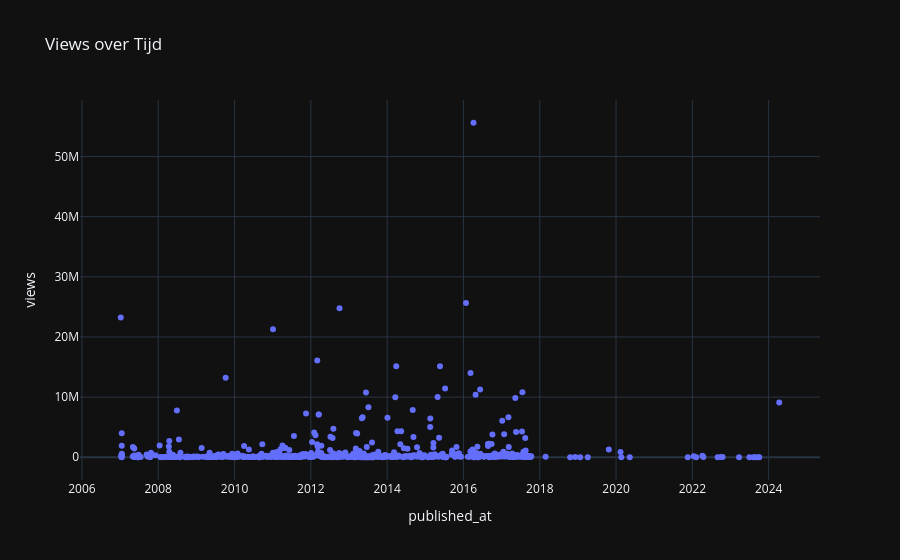

The code cell stored with this chart in its notebook:
### Code cell
df['published_at'] = pd.to_datetime(df['published_at'])

fig = px.scatter(df, x='published_at', y='views', title='Views over Tijd')
fig.show()

### Figure 1 — Plotly figure (JSON) as saved in the notebook; plotly's stock layout.template omitted (floating-point values rounded to 4 significant figures; data arrays with more than 128 entries replaced by an {"elided": "..."} marker saying what was removed)
{"data": [{"hovertemplate": "published_at=%{x}<br>views=%{y}<extra></extra>", "legendgroup": "", "marker": {"color": "#636efa", "symbol": "circle"}, "mode": "markers", "name": "", "orientation": "v", "showlegend": false, "x": {"elided": "600 str values"}, "xaxis": "x", "y": {"elided": "600 int values"}, "yaxis": "y", "type": "scatter"}], "layout": {"xaxis": {"anchor": "y", "domain": [0.0, 1.0], "title": {"text": "published_at"}}, "yaxis": {"anchor": "x", "domain": [0.0, 1.0], "title": {"text": "views"}}, "legend": {"tracegroupgap": 0}, "title": {"text": "Views over Tijd"}}}
